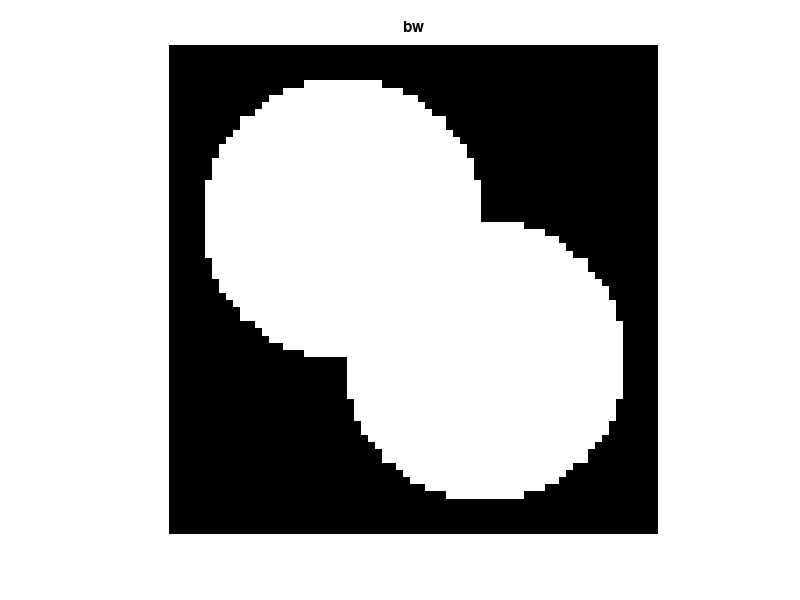
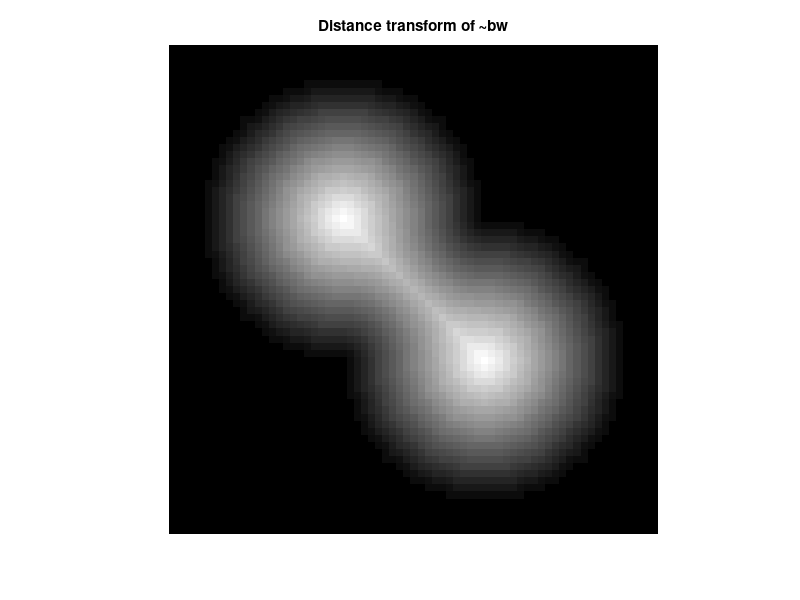
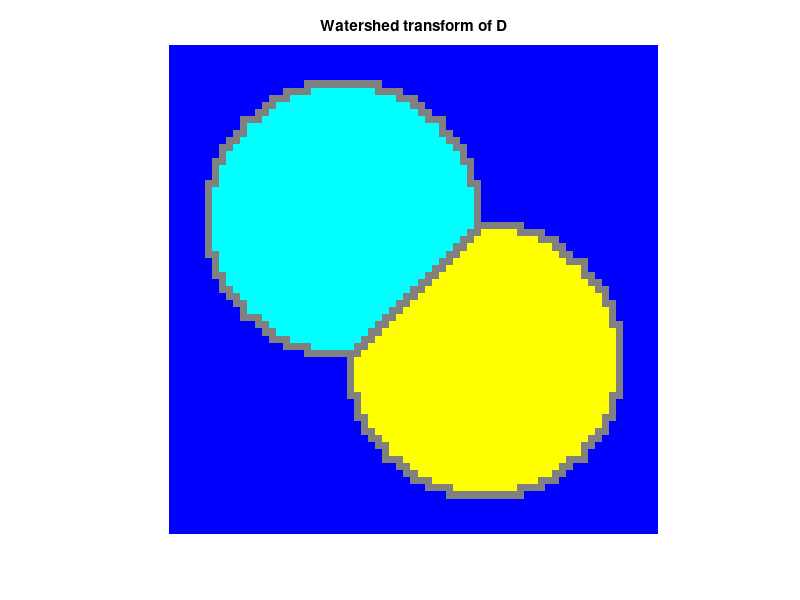

Recreate these plots in MATLAB, in order.
close all;
clear all;


% % Make a binary image containing two overlapping circular objects.
center1 = -10;
center2 = -center1;
dist = sqrt(2*(2*center1)^2);
radius = dist/2 * 1.4;
lims = [floor(center1-1.2*radius) ceil(center2+1.2*radius)];
[x,y] = meshgrid(lims(1):lims(2));
bw1 = sqrt((x-center1).^2 + (y-center1).^2) <= radius;
bw2 = sqrt((x-center2).^2 + (y-center2).^2) <= radius;
bw = bw1 | bw2;
figure, imshow(bw,'InitialMagnification','fit'), title('bw')
% % Compute the distance transform of the complement of the binary image.
D = bwdist(~bw);
figure, imshow(D,[],'InitialMagnification','fit')
title('Distance transform of ~bw')
% % Complement the distance transform, and force pixels that don't belong to the objects to be at -Inf.
D = -D;
D(~bw) = -Inf;
% % Compute the watershed transform and display the resulting label matrix as an RGB images.
L = watershed(D);
rgb = label2rgb(L,'jet',[.5 .5 .5]);
figure, imshow(rgb,'InitialMagnification','fit')
title('Watershed transform of D')